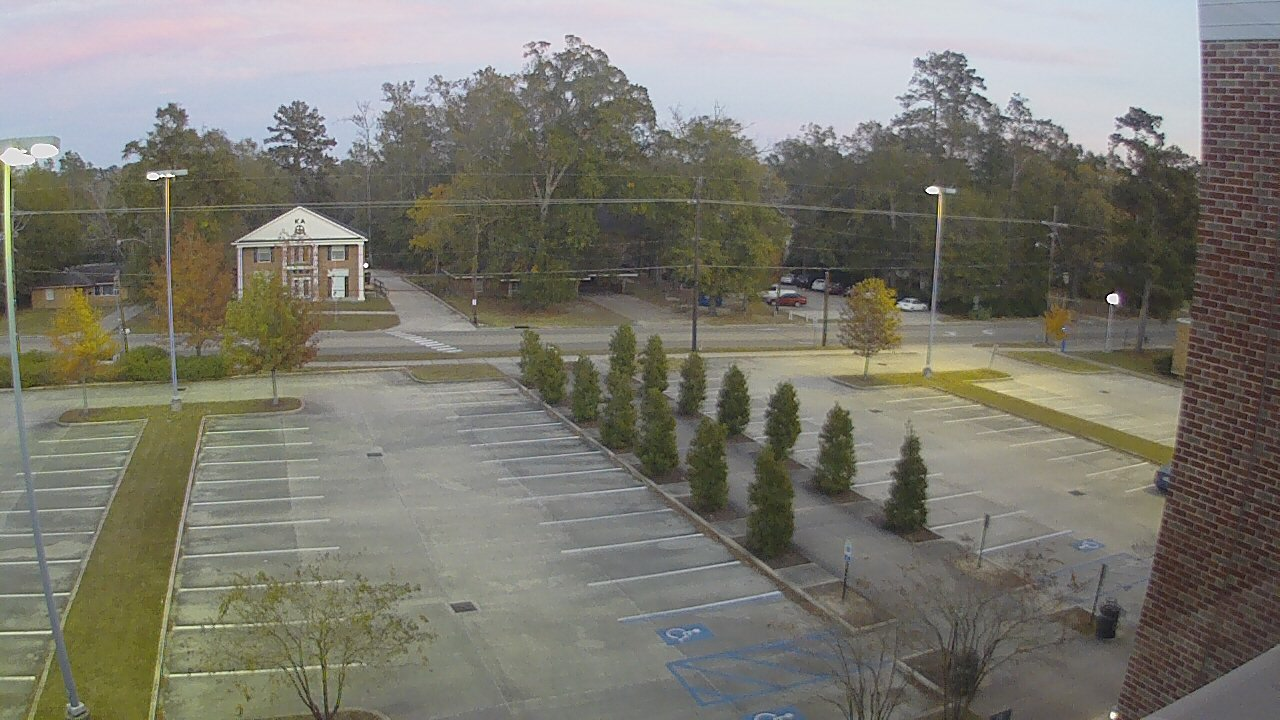
#> input picture python-complete/lena.jpg, 1280 x 720 px
$ python crop_image.py
#> lines starting #> are read from the running program, lines starting #| are printed output that depends on the picture; after the words box and inside, x2 and y2 are one past the last pixel; in counts of white or black regions, pixels touching at a corner belong together
import numpy
import Image, ImageDraw

# read image as RGB and add alpha (transparency)
im = Image.open("lena.jpg").convert("RGBA")

# convert to numpy (for convenience)
imArray = numpy.asarray(im)

# create mask
polygon = [(100,100), (200,100), (150,150)]
maskIm = Image.new('L', (imArray.shape[0], imArray.shape[1]), 0)
#> maskIm: PIL image 720x1280 L; every value is 0
ImageDraw.Draw(maskIm).polygon(polygon, outline=1, fill=1)
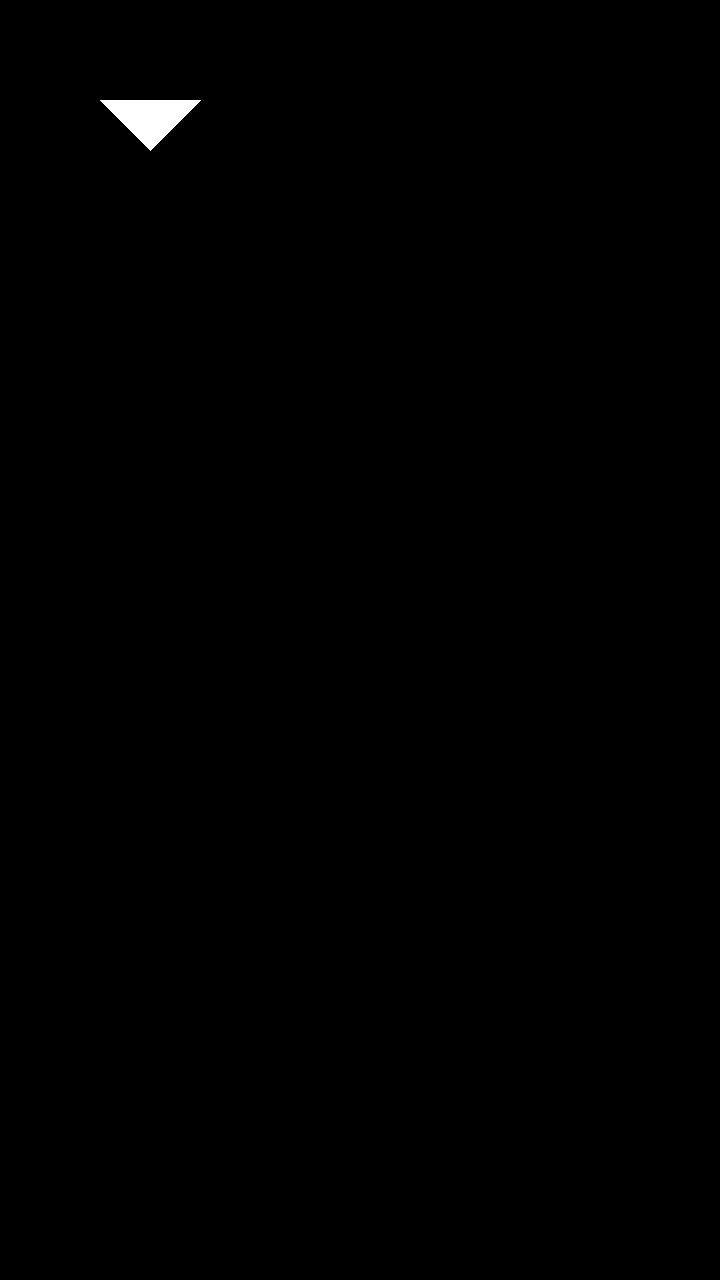
#> maskIm: PIL image 720x1280 L; values 0 (black) and 1 (white), 0.28% white; 1 white region, box (x1, y1, x2, y2) and area: (100, 100, 201, 151) 2601
mask = numpy.array(maskIm)

# assemble new image (uint8: 0-255)
newImArray = numpy.empty(imArray.shape,dtype='uint8')

# colors (three first columns, RGB)
newImArray[:,:,:3] = imArray[:,:,:3]

# transparency (4th column)
#> (the run stopped early here; a loop or call above may not have finished)

$ run again, with python-complete/temp.png saved as python-complete/lena.jpg
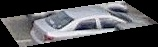
#> input picture python-complete/temp.png, 158 x 47 px
#> maskIm: PIL image 47x158 L; every value is 0
#> `newImArray[:,:,:3] = imArray[:,:,:3]`:
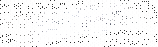
#> newImArray: shape (47, 158, 4); mean R, G, B, A 78.9, 79, 82.4, 11; transparent parts drawn white
